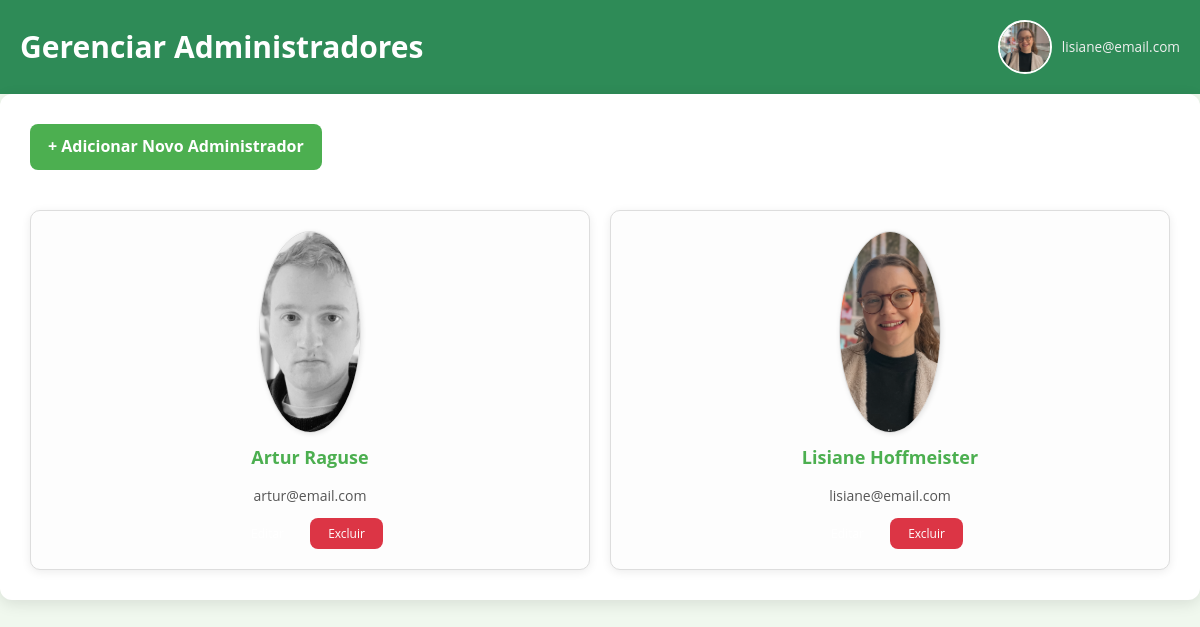
The app's page /admin/usuarios.php (signed in) with its own data.
### tables this page shows
CREATE TABLE `usuarios` (
  `id` int(11) NOT NULL,
  `nome` varchar(128) DEFAULT NULL,
  `email` varchar(128) NOT NULL,
  `senha` varchar(64) NOT NULL,
  `foto` varchar(255) NOT NULL COMMENT 'Endereço da imagem'
);

### admin/usuarios.php (the view, shortened to what this page needs)
<?php
$connection = conectar();
?>
<link rel="stylesheet" href="../style/style-admin.css">
<div class="top-admin">
    <h1>Gerenciar Administradores</h1>
    <div class="user-info">
        <img src="../<?php echo $_SESSION['foto']; ?>" alt="Foto de <?php echo $_SESSION['nome']; ?>" class="foto-admin">
        <div>
            <small><?php echo $_SESSION['email']; ?></small>
        </div>
    </div>
</div>
<section>
    <a href="adicionarUsuario.php" class="botao-adicionar">+ Adicionar Novo Administrador</a>
    <div class="grid-container">
        <?php
        $query = "SELECT * FROM usuarios ORDER BY nome ASC";
        $result = mysqli_query($connection, $query);
        while ($usuario = mysqli_fetch_assoc($result)) {
            echo "<div class='grid-item'>";
            echo "<img src='../{$usuario['foto']}' alt='{$usuario['nome']}' width='100' style='border-radius:50%; margin-bottom:10px;'>";
            echo "<h3>{$usuario['nome']}</h3>";
            echo "<p>{$usuario['email']}</p>";
            echo "<a href='editarUsuario.php?id={$usuario['id']}' class='botao-editar'>Editar</a> ";
            echo "<a href='excluirUsuario.php?id={$usuario['id']}' class='botao-excluir' onclick=\"return confirm('Tem certeza que deseja excluir este usuário?')\">Excluir</a>";
            echo "</div>";
        }
        ?>
    </div>
</section>

### style/style-admin.css (style rules this page uses)
.top-admin { display: flex; align-items: center; justify-content: space-between; background: #2E8B57; color: white; padding: 20px; flex-wrap: wrap; }
.top-admin h1 { font-size: 30px; margin: 0; }
.user-info { display: flex; align-items: center; gap: 10px; }
.user-info img.foto-admin { width: 50px; height: 50px; border-radius: 50%; object-fit: cover; border: 2px solid #fff; }
.user-info small { font-size: 0.85em; color: #f0f0f0; }
section { background: white; padding: 30px; margin-bottom: 40px; border-radius: 12px; box-shadow: 0 4px 15px rgba(0,0,0,0.1); scroll-margin-top: 20px; }
.grid-container { display: grid; grid-template-columns: repeat(auto-fit, minmax(280px, 1fr)); gap: 20px; margin-top: 20px; }
.grid-item { background: #fdfdfd; padding: 20px; border-radius: 10px; border: 1px solid #ddd; box-shadow: 0 2px 10px rgba(0,0,0,0.08); text-align: center; }
.grid-item h3 { color: #4CAF50; margin-top: 0; margin-bottom: 8px; font-size: 18px; }
.grid-item p { color: #555; margin-bottom: 5px; font-size: 14px; }
.grid-item img { max-width: 150px; height: 200px; object-fit: cover; border-radius: 8px; border: 1px solid #ddd; box-shadow: 1px 1px 5px rgba(0,0,0,0.1); margin-bottom: 18px; }
.botao-excluir { display: inline-block; padding: 6px 18px; background: #dc3545; color: #fff; border-radius: 8px; text-decoration: none; margin-top: 10px; }
.botao-adicionar { background: #4CAF50; color: white; padding: 10px 18px; border-radius: 8px; text-decoration: none; font-weight: bold; margin-bottom: 20px; display: inline-block; }
.botao-editar, .botao-excluir { display: inline-block; padding: 6px 18px; border-radius: 8px; text-decoration: none; color: #fff; margin: 5px 4px 0 0; font-size: 12px; }

### records on screen
usuarios: foto (picture), nome "Artur Raguse", email "artur@email.com"
usuarios: foto (picture), nome "Lisiane Hoffmeister", email "lisiane@email.com"

### other values on screen
$_SESSION['email'] "lisiane@email.com"
